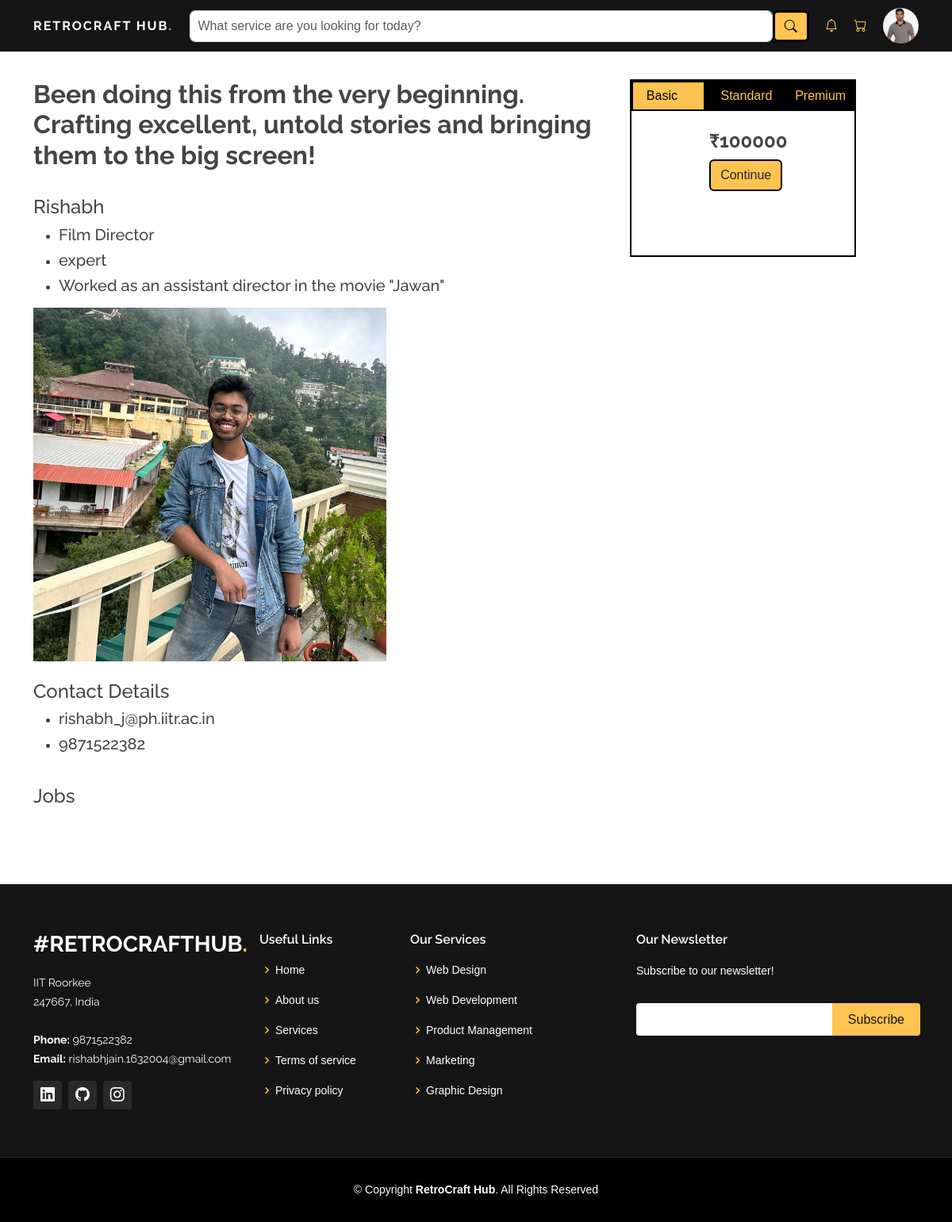
Page /professional_pp?professional_id=5 (signed in) on the committed database.
### main.py (models this page shows)
    class User(UserMixin, db.Model):
        id = db.Column(db.Integer, primary_key=True)
        username = db.Column(db.String(20), unique=True, nullable=False)#email
        display_name=db.Column(db.String(20), nullable=False)#display name
        password = db.Column(db.String(60), nullable=False)
        v= db.Column(db.Integer, default=False)
        profile_picture = db.Column(db.String, nullable=True)
        purpose = db.Column(db.String(20), nullable=True)
        team_size=db.Column(db.Integer, nullable=True)
        phone_no = db.Column(db.Integer, nullable=True)
        experience = db.Column(db.String(20), nullable=True)
        occupation = db.Column(db.String(100), nullable=True)
        skills = db.Column(db.String(255), nullable=True)
        description = db.Column(db.Text, nullable=True)
        pricing1 = db.Column(db.Integer, nullable=True)
        pricing2 = db.Column(db.Integer, nullable=True)
        pricing3 = db.Column(db.Integer, nullable=True)

### main.py (the view, shortened to what this page needs)
    @app.route('/professional_pp', methods=['GET', 'POST'])
    @login_required
    def professional_pp():
        if request.method == 'GET':
            user_id=request.args.get('user_id', 'Default')
            professional_id=request.args.get('professional_id', 'Default')
            professional=User.query.filter_by(id=professional_id).first()
            professional_jobs=Job.query.filter_by(professional_id=professional_id).all()
            producers=["None"]
            plans=["None"]
        ''' if professional_jobs:
            producers.pop(-1)
            plans.pop(-1)
            for job in professional_jobs:
                producer=User.query.filter_by(id=job.producer_id).first()
                producers.append(producer)
                plans.append(job.plan)
            result = dict(zip(producers, plans)) '''
        return render_template('professional_profile_page.html',current_user=current_user,professional=professional,user_id=user_id)

### main.py (called while the page is built)
    @login_manager.user_loader
    def load_user(user_id):
        return User.query.get(int(user_id))

### templates/professional_profile_page.html (shortened to what this page needs)
<!DOCTYPE html>
<html lang="en">
<head>
  <link href="../static/assets/vendor/aos/aos.css" rel="stylesheet">
  <link href="../static/assets/vendor/bootstrap/css/bootstrap.min.css" rel="stylesheet">
  <link href="../static/assets/vendor/bootstrap-icons/bootstrap-icons.css" rel="stylesheet">
  <link href="../static/assets/vendor/boxicons/css/boxicons.min.css" rel="stylesheet">
  <link href="../static/assets/vendor/glightbox/css/glightbox.min.css" rel="stylesheet">
  <link href="../static/assets/vendor/remixicon/remixicon.css" rel="stylesheet">
  <link href="../static/assets/vendor/swiper/swiper-bundle.min.css" rel="stylesheet">
  <link href="../static/assets/css/style.css" rel="stylesheet">
</head>
<body>
  <header id="header" class="fixed-top new_header" style="padding:10px;">
    <div class="container d-flex align-items-center justify-content-lg-between ">
      <h6 class="logo me-auto me-lg-0"><a href="index.html">RetroCraft Hub<span>.</span></a></h6>
    <form class="d-none d-lg-flex search_form">
        <input id="search_bar" type="text" class="form-control" placeholder="What service are you looking for today?">
        <button id="search_button" type="submit" class="btn btn-primary"><i class="bi bi-search"></i></button>
    </form>
   <i class="bi bi-bell" style="color:#ffc451"></i>
    <a href="my_orders.html" class="my_orders"><i class="bi bi-cart"></i></a>
      <div id="img_profile">
      <img src="{{ current_user.profile_picture }}" alt="Profile Picture" class="img-fluid rounded-circle" style="max-width: 45px;">
      </div>
    </div>
  </header>
  <div class="container" style="margin-top:100px;" data-aos="zoom-in">
    <div class="row">
        <div class="col-md-8 col-sm-1">
            <h2><strong>{{professional.description}}</strong></h2>
            <br>
            <h4>{{professional.display_name}}</h4>
            <ul>
                <li><h5>{{professional.occupation}}</h5></li>
                <li><h5>{{professional.experience}}</h5></li>
                <li><h5>{{professional.skills}}</h5></li>
            </ul>
            <img src="{{professional.profile_picture}}" alt="Profile Picture" class="img-fluid" style="max-width: 445px;">
            <br>
            <br>
            <h4>Contact Details</h4>
            <ul>
                <li><h5>{{professional.username}}</h5></li>
                <li><h5>{{professional.phone_no}}</h5></li>
            </ul>
            <br>
            <h4>Jobs</h4>
        </div>
        <div class="col-md-4 col-sm-1 pricing" style="position:fixed;right:0;margin-bottom:80px;border:2px solid black;height:28vh;width:25%;right:8%;padding:0;">
            <div class="container">
                <div class="row">
                    <div class="col-md-4 basic opened" style="border:2px solid black;background-color:#ffc451;color:black;" onclick="openPackageDetails('basic')">
                        <p style="margin:5px;">Basic</p>
                    </div>
                    <div class="col-md-4 standard" style="border:2px solid black;" onclick="openPackageDetails('standard')">
                        <p style="margin:5px;">Standard</p>
                    </div>
                    <div class="col-md-4 premium" style="border:2px solid black;" onclick="openPackageDetails('premium')">
                        <p style="margin:5px;">Premium</p>
                    </div>
                </div>
            </div>
            <div class="basic_details" style:"display:block;" >
                <br>
                <h4><strong>₹{{professional.pricing1}}</strong></h4>
                <button class="btn submit_button" onclick="pricing(1,{{user_id}},{{professional.id}});window.location.href='/producer_dashboard{{user_id}}?message=Sucessfully booked with Artist: {{professional.display_name}}'">Continue</button>
            </div>
        </div>
    </div>
</div>
  <footer id="footer" style="margin-top:80px;">
    <div class="footer-top">
      <div class="container">
        <div class="row">
          <div class="col-lg-3 col-md-6">
            <div class="footer-info">
              <h3>#RetroCraftHub<span>.</span></h3>
              <p>
                IIT Roorkee <br>
                247667, India<br><br>
                <strong>Phone:</strong> 9871522382<br>
                <strong>Email:</strong> rishabhjain.1632004@gmail.com<br>
              </p>
              <div class="social-links mt-3">
                <a href="https://www.linkedin.com/in/rishabh-jain-079340248/" target="_blank"><i class="bi bi-linkedin"></i></a>
                <a href="https://github.com/rishabhJain1234" target="_blank"><i class="bi bi-github"></i></a>
                <a href="https://www.instagram.com/rishabhhjain_16/" target="_blank"><i class="bi bi-instagram"></i></a>
              </div>
            </div>
          </div>
          <div class="col-lg-2 col-md-6 footer-links">
            <h4>Useful Links</h4>
            <ul>
              <li><i class="bx bx-chevron-right"></i> <a href="#">Home</a></li>
              <li><i class="bx bx-chevron-right"></i> <a href="#about">About us</a></li>
              <li><i class="bx bx-chevron-right"></i> <a href="#services">Services</a></li>
              <li><i class="bx bx-chevron-right"></i> <a href="#">Terms of service</a></li>
              <li><i class="bx bx-chevron-right"></i> <a href="#">Privacy policy</a></li>
            </ul>
          </div>
          <div class="col-lg-3 col-md-6 footer-links">
            <h4>Our Services</h4>
            <ul>
              <li><i class="bx bx-chevron-right"></i> <a href="#">Web Design</a></li>
              <li><i class="bx bx-chevron-right"></i> <a href="#">Web Development</a></li>
              <li><i class="bx bx-chevron-right"></i> <a href="#">Product Management</a></li>
              <li><i class="bx bx-chevron-right"></i> <a href="#">Marketing</a></li>
              <li><i class="bx bx-chevron-right"></i> <a href="#">Graphic Design</a></li>
            </ul>
          </div>
          <div class="col-lg-4 col-md-6 footer-newsletter">
            <h4>Our Newsletter</h4>
            <p>Subscribe to our newsletter!</p>
            <form action="" method="post">
              <input type="email" name="email"><input type="submit" value="Subscribe">
            </form>
          </div>
        </div>
      </div>
    </div>
    <div class="container">
      <div class="copyright">
        &copy; Copyright <strong><span>RetroCraft Hub</span></strong>. All Rights Reserved
      </div>
    </div>
  </footer>
</body>
</html>

### static/assets/css/style.css (style rules this page uses)
body { font-family: "Open Sans", sans-serif; color: #444444; }
a { color: #ffc451; text-decoration: none; }
h1, h2, h3, h4, h5, h6 { font-family: "Raleway", sans-serif; }
#header { transition: all 0.5s; z-index: 997; padding: 15px 0; }
#header .logo { margin: 0; padding: 0; line-height: 1; font-weight: 700; letter-spacing: 2px; text-transform: uppercase; }
#header .logo a { color: #fff; }
#header .logo a span { color: #ffc451; }
#footer { background: black; padding: 0 0 30px 0; color: #fff; font-size: 14px; }
#footer .footer-top { background: #151515; border-bottom: 1px solid #222222; padding: 60px 0 30px 0; }
#footer .footer-top .footer-info { margin-bottom: 30px; }
#footer .footer-top .footer-info h3 { font-size: 28px; margin: 0 0 20px 0; padding: 2px 0 2px 0; line-height: 1; font-weight: 700; text-transform: uppercase; }
#footer .footer-top .footer-info h3 span { color: #ffc451; }
#footer .footer-top .footer-info p { font-size: 14px; line-height: 24px; margin-bottom: 0; font-family: "Raleway", sans-serif; color: #fff; }
#footer .footer-top .social-links a { font-size: 18px; display: inline-block; background: #292929; color: #fff; line-height: 1; padding: 8px 0; margin-right: 4px; border-radius: 4px; text-align: center; width: 36px; height: 36px; transition: 0.3s; }
#footer .footer-top h4 { font-size: 16px; font-weight: 600; color: #fff; position: relative; padding-bottom: 12px; }
#footer .footer-top .footer-links { margin-bottom: 30px; }
#footer .footer-top .footer-links ul { list-style: none; padding: 0; margin: 0; }
#footer .footer-top .footer-links ul i { padding-right: 2px; color: #ffc451; font-size: 18px; line-height: 1; }
#footer .footer-top .footer-links ul li { padding: 10px 0; display: flex; align-items: center; }
#footer .footer-top .footer-links ul li:first-child { padding-top: 0; }
#footer .footer-top .footer-links ul a { color: #fff; transition: 0.3s; display: inline-block; line-height: 1; }
#footer .footer-top .footer-newsletter form { margin-top: 30px; background: #fff; padding: 6px 10px; position: relative; border-radius: 4px; }
#footer .footer-top .footer-newsletter form input[type=email] { border: 0; padding: 4px; width: calc(100% - 110px); }
#footer .footer-top .footer-newsletter form input[type=submit] { position: absolute; top: 0; right: -2px; bottom: 0; border: 0; background: none; font-size: 16px; padding: 0 20px; background: #ffc451; color: #151515; transition: 0.3s; border-radius: 0 4px 4px 0; }
#footer .copyright { text-align: center; padding-top: 30px; }
body { font-family: Arial, Helvetica, sans-serif; }
* { box-sizing: border-box; }
.button_color , .submit_button { background-color: #ffc451; border: 2px solid black; }
.new_header { background-color:#151515; }
.search_form { position: relative; width: 70%; height:40px; border-radius: 7px; }
#search_button { background-color: #ffc451; border: 3px solid black; color: black; }
#search_bar { width: 95%; padding: 9px 10px; border-radius: 7px; }
.bi-bell { transition:all 0.3s; }
.my_orders { transition:all 0.3s; }
.basic_details , .standard_details , .premium_details { width: min-content; position: relative; left: 35%; transition:all 0.5s; }
.opened { display: block; background-color: #ffc451; color: black; border:2px solid black; transition: all 0.3s ease-in-out; }
.pricing { transition: all 0.3s ease-in-out; }
.basic , .standard , .premium { background-color: black; color: #ffc451; transition: all 0.3s ease-in-out; }

### rows in the picture
User: profile_picture (picture)
User: description "Been doing this from the very beginning. Crafting excellent, untold stories and bringing them to the big screen!", display_name "Rishabh", occupation "Film Director", experience "expert", skills "Worked as an assistant director in the movie \"Jawan\"", profile_picture (picture), username "rishabh_j@ph.iitr.ac.in", phone_no "9871522382", pricing1 "100000"
